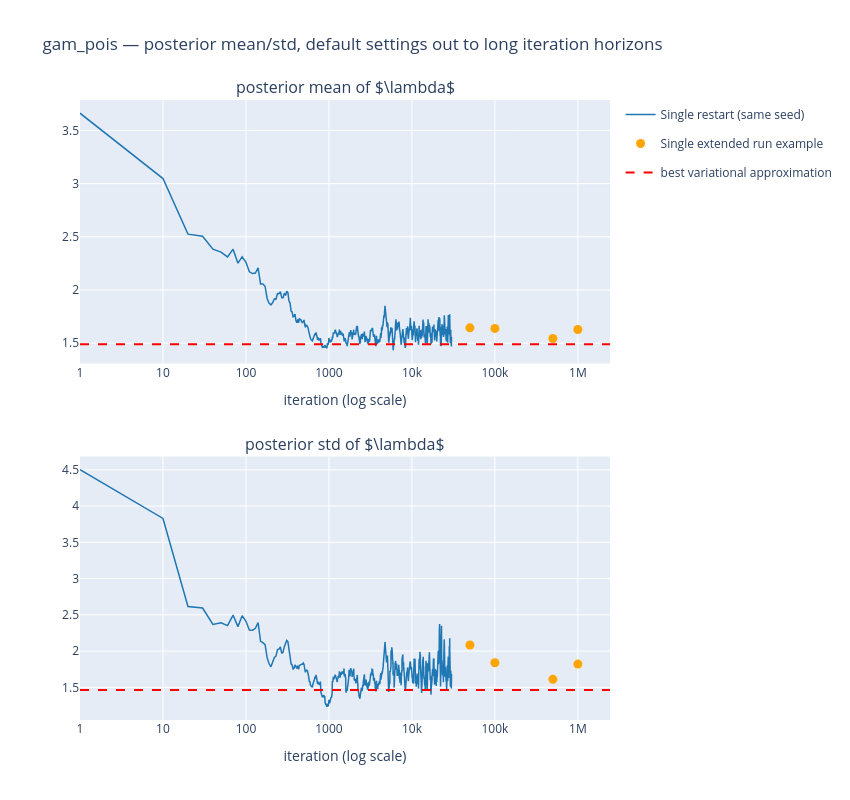

The code cell stored with this chart in its notebook:
### Code cell
import pickle
import sys
from pathlib import Path
import numpy as np
import plotly.graph_objects as go
from plotly.subplots import make_subplots

REPO_ROOT = Path("/Users/madelynandersen/Documents/VB Bakeoff/simpleVI")
if str(REPO_ROOT) not in sys.path:
    sys.path.insert(0, str(REPO_ROOT))

from modulars.stan_rr_test import stan_result_by_scenario
from modulars.utils import load_config, load_best_values, exp_lognormal_moments

NB_DIR = REPO_ROOT / "single_MC/gamma_poisson/random_restarts"

config = load_config(NB_DIR / "../poisson_config.json")
best_mu, best_std = load_best_values(config=config, transform=exp_lognormal_moments, n_samples=50_000, seed=1)

with open(NB_DIR / "stan_cmdstan_output/stan_result.pkl", "rb") as f:
    _main_result = pickle.load(f)
_by_scenario = stan_result_by_scenario(_main_result)
default_means, default_stds, default_iterations = _by_scenario["default"]
default_trace_mean = default_means[0]
default_trace_std = default_stds[0]

CHECKPOINTS = [50_000, 100_000, 500_000, 1_000_000]
with open(NB_DIR / "default_checkpoint_results.pkl", "rb") as f:
    _cp_results = pickle.load(f)
cp_means = np.array([np.asarray(_cp_results[cp]["means_by_scenario"]["default_single"][0, 0, :], dtype=float)[0] for cp in CHECKPOINTS])
cp_stds = np.array([np.asarray(_cp_results[cp]["stds_by_scenario"]["default_single"][0, 0, :], dtype=float)[0] for cp in CHECKPOINTS])
cp_iters = np.array(CHECKPOINTS)

fig = make_subplots(rows=2, cols=1, vertical_spacing=0.15,
                     subplot_titles=(r"posterior mean of $\lambda$", r"posterior std of $\lambda$"))

fig.add_trace(go.Scatter(x=default_iterations, y=default_trace_mean, mode="lines",
                          line=dict(color="rgb(31,119,180)", width=1.5),
                          name="Single restart (same seed)", legendgroup="line", showlegend=True), row=1, col=1)
fig.add_trace(go.Scatter(x=cp_iters, y=cp_means, mode="markers", marker=dict(color="orange", size=9),
                          name="Single extended run example", legendgroup="dots", showlegend=True), row=1, col=1)
fig.add_hline(y=best_mu, line=dict(color="red", dash="dash"), row=1, col=1)

fig.add_trace(go.Scatter(x=default_iterations, y=default_trace_std, mode="lines",
                          line=dict(color="rgb(31,119,180)", width=1.5),
                          name="Single restart (same seed)", legendgroup="line", showlegend=False), row=2, col=1)
fig.add_trace(go.Scatter(x=cp_iters, y=cp_stds, mode="markers", marker=dict(color="orange", size=9),
                          name="Single extended run example", legendgroup="dots", showlegend=False), row=2, col=1)
fig.add_hline(y=best_std, line=dict(color="red", dash="dash"), row=2, col=1)
fig.add_trace(go.Scatter(x=[None], y=[None], mode="lines", line=dict(color="red", dash="dash"),
                          name="best variational approximation"), row=1, col=1)

fig.update_xaxes(type="log", title_text="iteration (log scale)", row=1, col=1)
fig.update_xaxes(type="log", title_text="iteration (log scale)", row=2, col=1)
fig.update_layout(height=800, width=850, title_text="gam_pois — posterior mean/std, default settings out to long iteration horizons")
fig.show()

### Figure 1 — Plotly figure (JSON) as saved in the notebook; plotly's stock layout.template omitted (floating-point values rounded to 4 significant figures; data arrays with more than 128 entries replaced by an {"elided": "..."} marker saying what was removed)
{"data": [{"legendgroup": "line", "line": {"color": "rgb(31,119,180)", "width": 1.5}, "mode": "lines", "name": "Single restart (same seed)", "showlegend": true, "type": "scatter", "x": {"elided": "3001 int values"}, "xaxis": "x", "y": {"elided": "3001 float values"}, "yaxis": "y"}, {"legendgroup": "dots", "marker": {"color": "orange", "size": 9}, "mode": "markers", "name": "Single extended run example", "showlegend": true, "type": "scatter", "x": [50000, 100000, 500000, 1000000], "xaxis": "x", "y": [1.644, 1.639, 1.544, 1.628], "yaxis": "y"}, {"legendgroup": "line", "line": {"color": "rgb(31,119,180)", "width": 1.5}, "mode": "lines", "name": "Single restart (same seed)", "showlegend": false, "type": "scatter", "x": {"elided": "3001 int values"}, "xaxis": "x2", "y": {"elided": "3001 float values"}, "yaxis": "y2"}, {"legendgroup": "dots", "marker": {"color": "orange", "size": 9}, "mode": "markers", "name": "Single extended run example", "showlegend": false, "type": "scatter", "x": [50000, 100000, 500000, 1000000], "xaxis": "x2", "y": [2.084, 1.839, 1.61, 1.82], "yaxis": "y2"}, {"line": {"color": "red", "dash": "dash"}, "mode": "lines", "name": "best variational approximation", "type": "scatter", "x": [null], "xaxis": "x", "y": [null], "yaxis": "y"}], "layout": {"annotations": [{"font": {"size": 16}, "showarrow": false, "text": "posterior mean of $\\lambda$", "x": 0.5, "xanchor": "center", "xref": "paper", "y": 1.0, "yanchor": "bottom", "yref": "paper"}, {"font": {"size": 16}, "showarrow": false, "text": "posterior std of $\\lambda$", "x": 0.5, "xanchor": "center", "xref": "paper", "y": 0.425, "yanchor": "bottom", "yref": "paper"}], "height": 800, "shapes": [{"line": {"color": "red", "dash": "dash"}, "type": "line", "x0": 0, "x1": 1, "xref": "x domain", "y0": 1.49, "y1": 1.49, "yref": "y"}, {"line": {"color": "red", "dash": "dash"}, "type": "line", "x0": 0, "x1": 1, "xref": "x2 domain", "y0": 1.462, "y1": 1.462, "yref": "y2"}], "title": {"text": "gam_pois — posterior mean/std, default settings out to long iteration horizons"}, "width": 850, "xaxis": {"anchor": "y", "domain": [0.0, 1.0], "title": {"text": "iteration (log scale)"}, "type": "log"}, "xaxis2": {"anchor": "y2", "domain": [0.0, 1.0], "title": {"text": "iteration (log scale)"}, "type": "log"}, "yaxis": {"anchor": "x", "domain": [0.575, 1.0]}, "yaxis2": {"anchor": "x2", "domain": [0.0, 0.425]}}}
